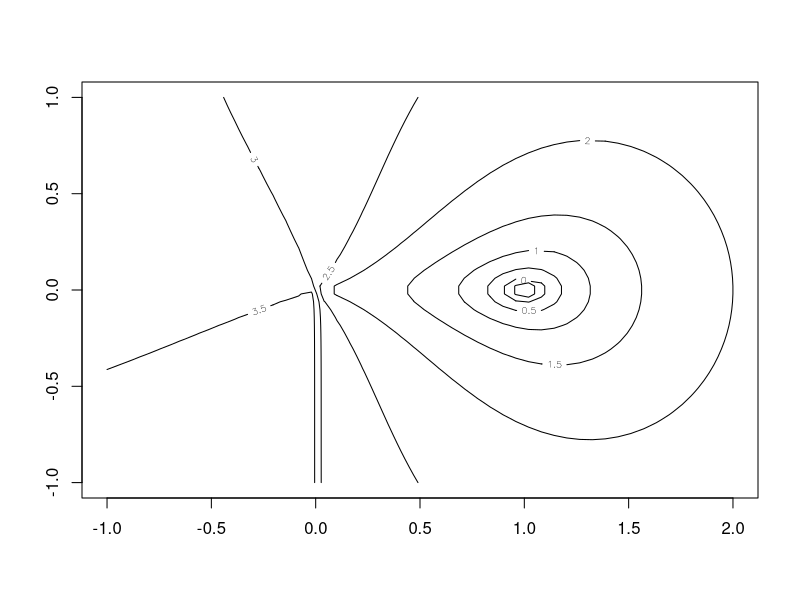

This chart was generated by the following R code: (Note: this script raises an error after producing the figure.)
#### -*- R -*-

## Helical Valley Function
## Page 362 Dennis + Schnabel

theta <- function(x1,x2)
    (0.5/pi)*(if(x1 > 0) atan(x2/x1) else atan(x2/x1) + pi)


f <- function(x) {
    f1 <- 10*(x[3] - 10*theta(x[1],x[2]))
    f2 <- 10*(sqrt(x[1]^2+x[2]^2)-1)
    f3 <- x[3]
    return(f1^2+f2^2+f3^2)
}

## explore surface {at x3 = 0}
x <- seq(-1, 2, len=50)
y <- seq(-1, 1, len=50)
z <- apply(as.matrix(expand.grid(x, y)), 1, function(x) f(c(x, 0)))
contour(x, y, matrix(log10(z), 50, 50))
str(nlm.f <- nlm(f, c(-1,0,0), hessian=TRUE, print=0))
points(rbind(nlm.f$estim[1:2]), col = "red", pch = 20)

## the Rosenbrock banana valley function

f <- function(x)
{
    x1 <- x[1]; x2 <- x[2]
    100*(x2 - x1*x1)^2 + (1-x1)^2
}

## explore surface
fx <- function(x)
{
    x1 <- x[,1]; x2 <- x[,2]
    100*(x2 - x1*x1)^2 + (1-x1)^2
}
x <- seq(-2, 2, len=100)
y <- seq(-.5, 1.5, len=100)
z <- fx(expand.grid(x, y))
par(mfrow = c(2,1), mar = .1 + c(3,3,0,0))
contour(x, y, matrix(log10(z), length(x)))

str(nlm.f2 <- nlm(f, c(-1.2, 1), hessian=TRUE))
points(rbind(nlm.f2$estim[1:2]), col = "red", pch = 20)

x <- y <- seq(.9, 1.1, len=100)
z <- fx(expand.grid(x, y))
contour(x, y, matrix(log10(z), length(x)))
points(rbind(nlm.f2$estim[1:2]), col = "red", pch = 20)


fg <- function(x)
{
    gr <- function(x1, x2) {
        c(-400*x1*(x2 - x1*x1)-2*(1-x1), 200*(x2 - x1*x1))
    }
    x1 <- x[1]; x2 <- x[2]
    res<- 100*(x2 - x1*x1)^2 + (1-x1)^2
    attr(res, "gradient") <- gr(x1, x2)
    return(res)
}

nlm(fg, c(-1.2,1), hessian=TRUE)

## or use deriv to find the derivatives

fd <- deriv(~ 100*(x2 - x1*x1)^2 + (1-x1)^2, c("x1", "x2"))
fdd <- function(x1, x2) {}
body(fdd) <- fd
nlm(function(x) fdd(x[1], x[2]), c(-1.2,1), hessian=TRUE)


fgh <- function(x)
{
    gr <- function(x1, x2) {
        c(-400*x1*(x2 - x1*x1) - 2*(1-x1), 200*(x2 - x1*x1))
    }
    h <- function(x1, x2) {
        a11 <- 2 - 400*(x2 - x1*x1) + 800*x1*x1
        a21 <- -400*x1
        matrix(c(a11,a21,a21,200),2,2)
    }
    x1 <- x[1]; x2 <- x[2]
    res<- 100*(x2 - x1*x1)^2 + (1-x1)^2
    attr(res, "gradient") <- gr(x1, x2)
    attr(res, "hessian") <- h(x1, x2)
    return(res)
}
nlm(fgh, c(-1.2,1), hessian=TRUE)
